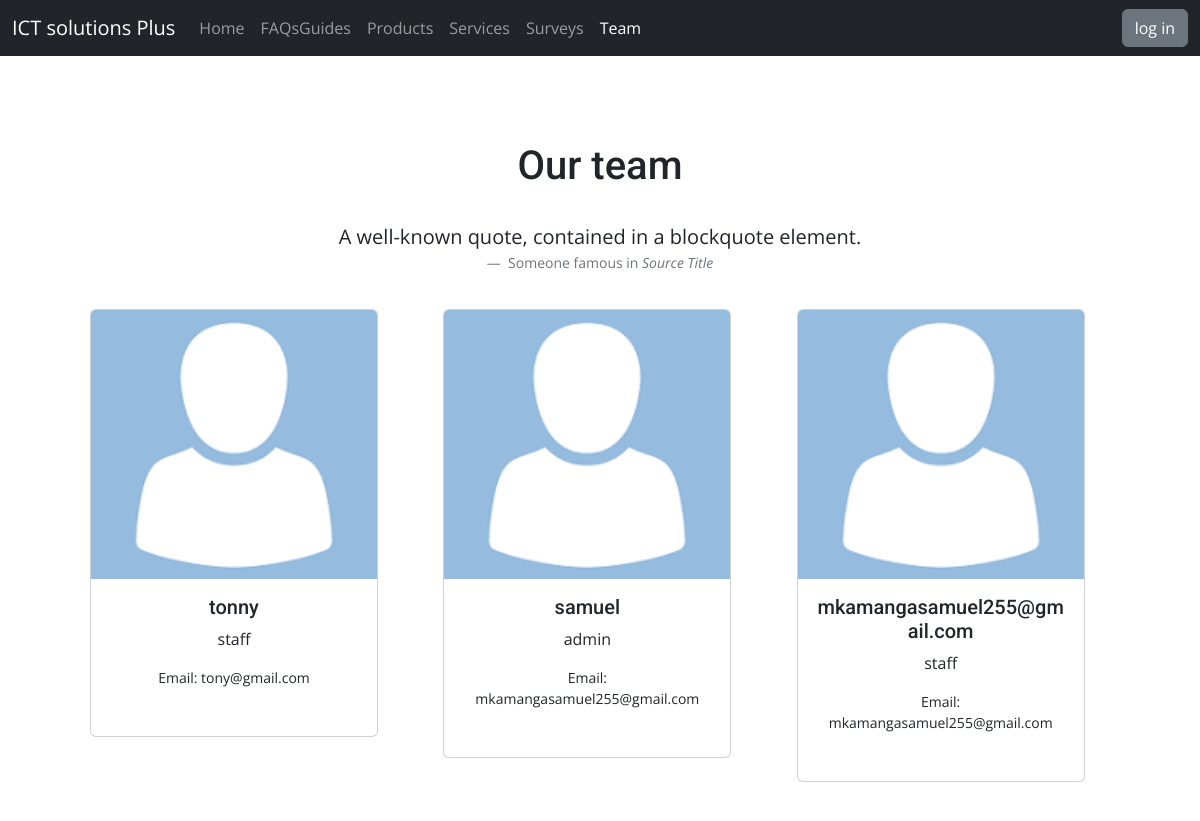
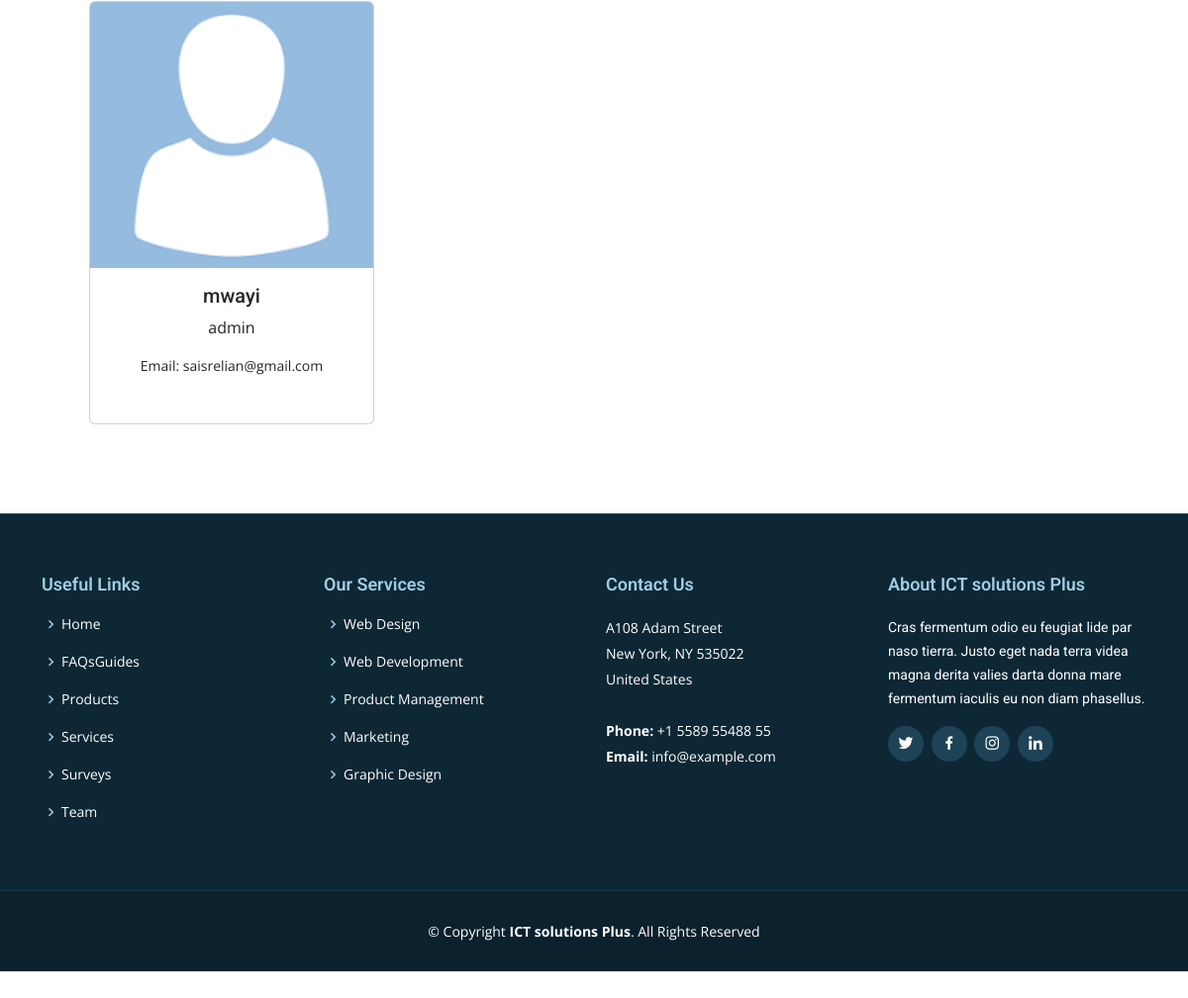
The app's page /?user=guest&path=team with its own data (2 pictures, top to bottom).
### tables this page shows
CREATE TABLE "users" (
	"id"	INTEGER NOT NULL UNIQUE,
	"username"	TEXT NOT NULL UNIQUE,
	"email"	TEXT,
	"password"	TEXT,
	"type"	TEXT,
	"created_at"	TEXT NOT NULL,
	"updated_at"	TEXT NOT NULL,
	PRIMARY KEY("id" AUTOINCREMENT)
);

### app/app.php (called while the page is built, shortened)
<?php
$app = new Builldpage([$_GET['user'], $_GET['path']]);
$app->run();

### app/init.php (called while the page is built, shortened)
<?php
require "Database.php";
require "autoload.php";
require "app.php";

### index.php (called while the page is built)
<?php
require __DIR__.'/app/init.php';

### app/autoload.php (called while the page is built, shortened)
<?php
spl_autoload_register(function ($className) {
    $classFileController = "app/controllers/" . ucfirst($className) . '.php';
});

### app/controllers/Users.php (called while the page is built, shortened)
<?php
class Users
{
    public static function index()
    {
        $model = new Users_model;
        return   $model->getAll();
    }
}

### app/models/Users_model.php (called while the page is built)
<?php
class Users_model extends Database
{
    protected function getTableName(): string {
        return 'users';
    }
}

### app/Database.php (called while the page is built, shortened)
<?php
abstract class Database
{
    protected $pdo;
    public function __construct()
    {
        $pdo = new PDO('sqlite:database/database.sqlite');
        $this->pdo = $pdo;
    }
    public  function getAll()
    {
        $sql = "SELECT * FROM {$this->getTableName()}";
        try {
            $stmt = $this->pdo->query($sql);
            $result = $stmt->fetchAll(PDO::FETCH_ASSOC);
            if ($result) {
                return ['status' => 'success', 'data' => $result];
            } else {
                return ['status' => 'fail', 'message' => 'Unable to get data'];
            }
        } catch (PDOException $e) {
           return ['status' => 'error', 'message' => 'Query failed: ' . $e->getMessage()] ;
        }
    }
}

### public/pages/team_view.php (the view, shortened to what this page needs)
<figure class="text-center" style="margin: 70px;">
  <h1 class="p-4">Our team</h1>
  <blockquote class="blockquote">
    <p>A well-known quote, contained in a blockquote element.</p>
  </blockquote>
  <figcaption class="blockquote-footer">
    Someone famous in <cite title="Source Title">Source Title</cite>
  </figcaption>
  <div class="container text-center">
    <div class="row">
    <?php $u =Users::index();
    foreach ($u['data'] as $key => $value) {
      if ($value['type']=='staff' || $value['type']=='admin') {
        echo <<<HTML
              <div class="col">
                <div class="card" style="width: 18rem;">
                  <img src="assets/img/download.png" class="card-img-top" alt="...">
                  <div class="card-body">
                    <h5 class="card-title">{$value['username']}</h5>
                    <p class="card-text">{$value['type']}</p>
                    <small>Email: {$value['email']}</small>
                  </div>
                  <div class="card-body">
                  </div>
                </div>
              </div>
        HTML;
      }
    }
    ?>
    </div>
  </div>
</figure>

### assets/css/style.css (style rules this page uses)
body { font-family: "Open Sans", sans-serif; color: #444; }
h1, h2, h3, h4, h5, h6, .font-primary { font-family: "Roboto", sans-serif; }
body { padding-top: 3rem; padding-bottom: 3rem; color: rgb(var(--bs-tertiary-color-rgb)); }

### public/pages/team_view.php (style rules this page uses)
.col { padding: 20px; }

### records on screen
users: username "tonny", type "staff", email "tony@gmail.com"
users: username "samuel", type "admin", email "mkamangasamuel255@gmail.com"
users: username "mkamangasamuel255@gmail.com", type "staff", email "mkamangasamuel255@gmail.com"
users: username "mwayi", type "admin", email "saisrelian@gmail.com"

### other values on screen
$value "Home"
$value "FAQsGuides"
$value "Products"
$value "Services"
$value "Surveys"
$value "Team"
